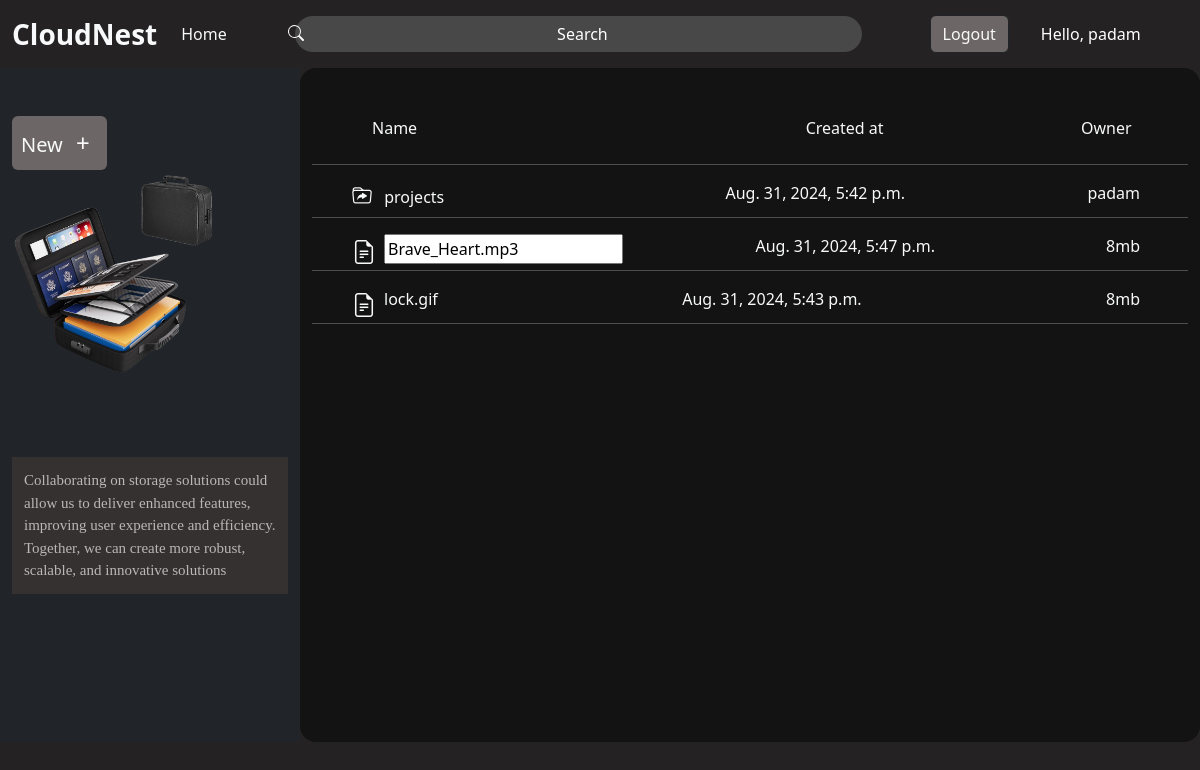
The app's page /cloudNest/renameFile/35 (signed in) with its own data.
### drive/models.py (models this page shows, shortened)
class Folder(models.Model):
    folderName= models.CharField(max_length=50,default='Folder',null=True)
    folderUser = models.ForeignKey(User,on_delete=models.CASCADE,null=True)
    created_at = models.DateTimeField(auto_now_add=True)

class File(models.Model):
    file = models.FileField(upload_to='',null=False)
    fileUser = models.ForeignKey(User,on_delete=models.CASCADE)
    created_at = models.DateTimeField(auto_now_add=True)

### drive/views.py (the view, shortened to what this page needs)
# urls.py: path('cloudNest/renameFile/<int:renameFile_id>', renameFile, name='renameFile'),
def renameFile(request,renameFile_id):
    if request.user.is_authenticated:
        folders = Folder.objects.filter(folderUser=request.user).order_by('-id')
        files = File.objects.filter(fileUser=request.user).order_by('-id')
        file_instance = get_object_or_404(File, id=renameFile_id, fileUser=request.user)
    context = {
        'folders':folders,
        'files':files,
        'rename_id': renameFile_id
    }
    return render(request,'renameFIle.html',context)

### drive/templates/renameFIle.html (shortened to what this page needs)
    {% extends "index.html" %}
    {% block content %}
    {% include 'leftContainer.html' %}
   <div class="container w-75 float-end position-relative me-0 pb-3 right-side-container" style="height:auto;padding-bottom: 23px;">
            <div class="container d-flex justify-content-between w-75 ms-5 mt-5 pb-2 sticky-top  text-light">
                <div class="name w-50">Name</div>
                <div class="owner w-25">Created at</div>
                <div class="file_size " style="margin-right: -20%;">Owner</div>
            </div>
            <div class="list-group overflow-y-scroll  p-0" style="height:72.3vh;">
            {% if folders %}
                {% for folder in folders %}
                    <div style="position: relative;">
                        <hr class="text-light">
                        <a href="{% url 'folder' folder.id %}" class="double-click-link context_items text-decoration-none text-light d-flex justify-content-between ps-4 pe-4 pt-0" style="height: 20px;">
                            <div class="folder_name w-25 ps-3"><i class="bi bi-folder-symlink pe-2 fs-5"></i>
                                {{ folder.folderName }}
                            </div>
                            <div class="folder_name">{{folder.created_at}}</div>
                            <div class="folder_name pe-4">{{request.user}}</div>
                        </a>
                    </div>
                {% endfor %}
            {% endif %}
            {% if files %}
                {% for file in files %}
                    <hr class="text-light">
                    <div id="fileRightClick" class="context_items_file text-decoration-none text-light d-flex justify-content-between ps-4 pe-4 pt-0" style="height: 20px;">
                        <div class="folder_name file_name_width ps-3 d-flex "><i class="bi bi-file-earmark-text fs-4 pe-2"></i>
                            {% if file.id == rename_id %}
                            <form action="{% url 'renameFile' file.id %}" method="POST"  id="renameform_file">
                                <input type="text" name="renameFile" id="renameFile" value="{{ file.file }}" class="smallForm">
                            </form>
                            {% else %}
                            {{ file.file }}
                        {% endif %}
                        </div>
                        <div class="folder_name">{{file.created_at}}</div>
                        <div class="folder_name pe-4">8mb</div>
                    </div>
                {% endfor %}
            {% endif %}
            <hr class="text-light">
        </div>
        </div>
    {% endblock content %}

### templates/header.html (shortened to what this page needs)
{% load static %}
<!DOCTYPE html>
<html lang="en">
  <head>
    <link
      rel="stylesheet"
      href="https://cdn.jsdelivr.net/npm/bootstrap-icons@1.11.3/font/bootstrap-icons.min.css"
    />
  </head>
  <body>
    <nav class="navbar navbar-expand-lg">
      <div class="container-fluid">
        <a class="navbar-brand fs-3 fw-bolder text-light" href="/">CloudNest</a>
        <div class="collapse navbar-collapse" id="navbarTogglerDemo02">
          <ul class="navbar-nav me-auto mb-1 mb-lg-0">
            <li class="nav-item">
              <a class="nav-link active text-light" aria-current="page" href="/"
                >Home</a
              >
            </li>
          </ul>
          {% if user.is_authenticated %}
          <form action="{% url 'search' %}" method="get" class="container d-flex ms-5" id="search_form" role="search">
            <input
              class="form-control me-2 w-100 search_control border-0 px-5"
              type="search"
              placeholder="Search"
              aria-label="Search"
              name="search_files"
              id="search_files"
            />
          </form>
          <button type="button" class="btn btn-dark me-3 logoutBtn">
            <a href="/cloudNest/logout/" class="text-light text-decoration-none"
              >Logout</a
            >
          </button>
          <div class="w-25 ms-3 text-white">Hello, {{user.username}}</div>
          {% endif %}
        </div>
      </div>
    </nav>
  </body>
</html>

### static/CSS/style.css (style rules this page uses)
.btn { background-color: rgb(109, 102, 102)!important; }
.search_control::placeholder { color: white !important; padding-left: 5% !important; }
.search_icon { position: absolute; top: 25px; left: 24%; }
.file_name_width { max-width: 30%; }
.logoutBtn { margin-left: 3rem; }
.right-side-container { background-color: #141313; border-radius: 1rem; }
.navbar { background-color:#242222; }
body { background-color: #242222 !important; }
.search_control { color: white !important; background: #494646 !important; width: 32rem !important; border-radius: 20px !important; }
.form-control { background: rgb(73, 72, 72) !important; }
.form-control::placeholder { color: white !important; text-align: center !important; }

### records on screen
Folder: folderName "projects", created_at "Aug. 31, 2024, 5:42 p.m."
File: renameFile "Brave_Heart.mp3", created_at "Aug. 31, 2024, 5:47 p.m."
File: file "lock.gif", created_at "Aug. 31, 2024, 5:43 p.m."

### other values on screen
{{ user.username }} "padam"
{{ request.user }} "padam"
